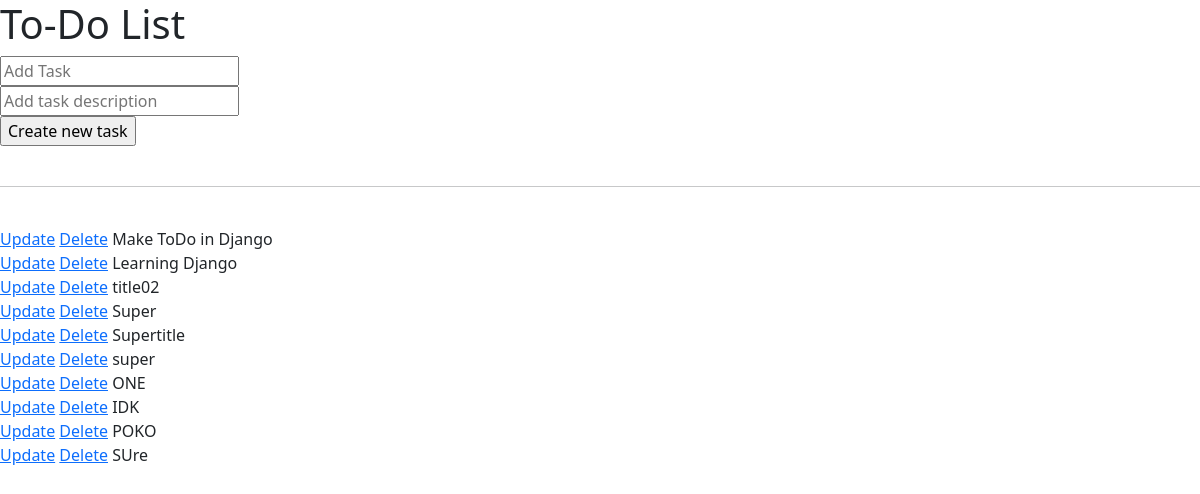
Before: / with the older database file.
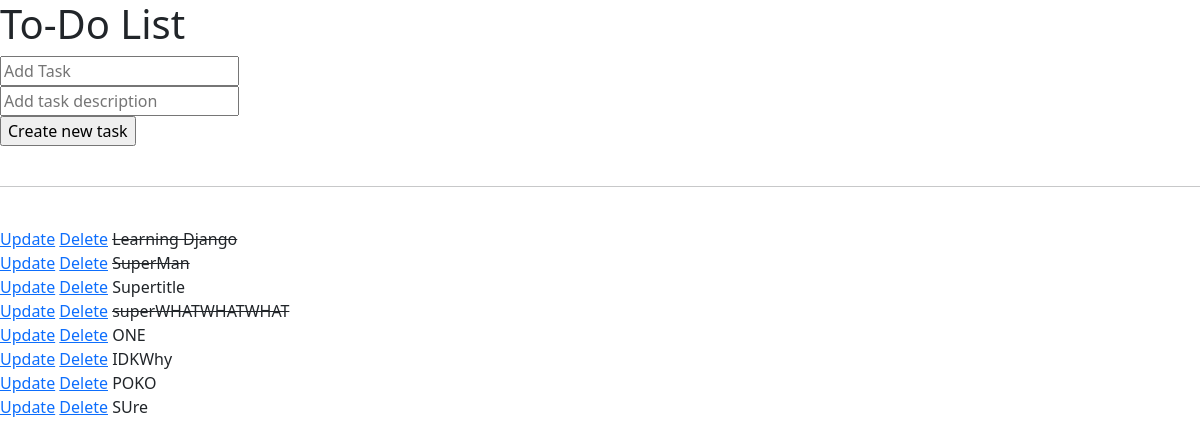
After: the same page with the newer database file.
### todoapp/models.py (models this page shows)
class Task(models.Model):
    title = models.CharField(max_length=100)
    description = models.CharField(max_length=500, blank=True)
    is_completed = models.BooleanField(default=False)
    created_at = models.DateTimeField(auto_now_add=True)
    def __str__(self) -> str:
        return self.title

### todoapp/views.py (the view)
# urls.py: 2. Add a URL to urlpatterns:  path('', views.home, name='home')
def home(request):
    tasks = Task.objects.all()
    form = TaskForm()
    if request.method == "POST":
        form = TaskForm(request.POST)
        if form.is_valid():
            form.save()
        return redirect("/")
    context = {"tasks":tasks, "form":form} # dictionary
    return render(request, "home.html", context)

### todoapp/forms.py
class TaskForm(forms.ModelForm):
    class Meta:
        model = Task
        fields = "__all__"

### todoapp/templates/home.html (shortened to what this page needs)
<!DOCTYPE html>
<html lang="en">
<head>
    <link href="https://cdn.jsdelivr.net/npm/bootstrap@5.3.3/dist/css/bootstrap.min.css" rel="stylesheet">
</head>
<body>
    <h1>To-Do List</h1>
    <form method="POST" action="/">
        <div>
            <input type="text" name="title" placeholder="Add Task" {% if form.title.value %}value="{{ form.title.value }}"{% endif %}>
        </div>
        <div>
            <input type="text" name="description" placeholder="Add task description" {% if form.description.value %}value="{{ form.description.value }}"{% endif %}>
        </div>
        <input type="submit" value="Create new task">
    </form>
    <br>
    <hr>
    <br>
    {% for task in tasks %}
        <div>
            <a href="{% url 'update_task' task.id %}">Update</a>
            <a href="{% url 'delete' task.id %}">Delete</a>
            {% if task.is_completed == True %}
            <strike>{{ task }}</strike>
            {% else %}
            <span>{{ task }}</span>
            {% endif %}
        </div>
    {% endfor %}
</body>
</html>

Changed rows visible on the page:
removed Task: title "Make ToDo in Django"
removed Task: title "title02"
changed Task "Learning Django": is_completed False → True (drawn)
changed Task: is_completed False → True (drawn); title "Super" → "SuperMan"
changed Task: is_completed False → True (drawn); title "super" → "superWHATWHATWHAT"
changed Task: title "IDK" → "IDKWhy"
